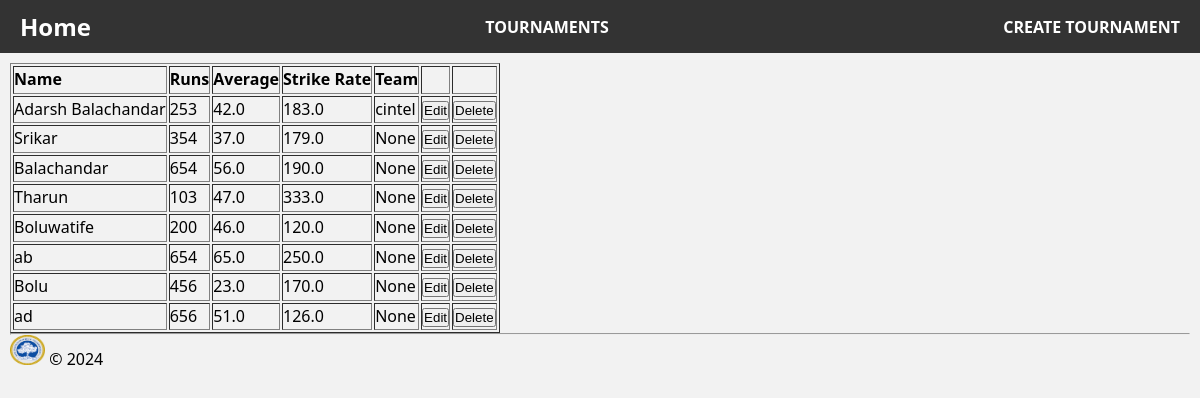
Page /list on the committed database.
### tables this page shows
CREATE TABLE Players (
    name TEXT,
    runs INTEGER,
    avg REAL,
    sr REAL
, team TEXT);

### app.py (the view)
@app.route('/list')
def list():
    con = sqlite3.connect("database.sqlite")
    con.row_factory = sqlite3.Row
    cur = con.cursor()
    cur.execute("SELECT rowid, * FROM Players")
    rows = cur.fetchall()
    con.close()
    return render_template("list.html", rows=rows)

### templates/list.html (shortened to what this page needs)
{% extends "layout.html" %}
{% block content %}
        <table border="1px">
            <thead>
                <td><strong>Name</strong></td>
                <td><strong>Runs</strong></td>
                <td><strong>Average</strong></td>
                <td><strong>Strike Rate</strong></td>
                <td><strong>Team</strong></td>
                <td></td>
                <td></td>
            </thead>
            {% for row in rows %}
            <tr>
                <td>{{ row["name"] }}</td>
                <td>{{ row["runs"] }}</td>
                <td>{{ row["avg"] }}</td>
                <td>{{ row["sr"] }}</td>
                <td>{{ row["team"] }}</td>
                <td><form action="{{url_for('edit')}}" method="POST"><input type="hidden" name="id" value="{{ row['rowid'] }}"><input type="submit" value="Edit"></form> </td>
                <td><form onsubmit="return confirm('Are you sure you want to DELETE this Player from the Database?');" action="{{url_for('delete')}}" method="POST"><input type="hidden" name="id" value="{{ row['rowid'] }}"><input type="submit" value="Delete"></form> </td>
            </tr>
            {% endfor %}
        </table>
{% endblock %}

### templates/layout.html (shortened to what this page needs)
<!DOCTYPE html>
<html>
    <head>
        <link rel="stylesheet" type="text/css" href="{{ url_for('static', filename='site.css')}}" />
    </head>
    <body>
        <div class="navbar">
            <a href="{{ url_for('home') }}" class="navbar-brand">Home</a>
            <a href="{{ url_for('tnmt')}}" class="navbar-item">Tournaments</a>
            <a href="{{ url_for('crt_tnmt')}}" class="navbar-item">Create Tournament</a>
        </div>
        <div class="body-content">
            {% block content %}
            {% endblock %}
            <hr/>
            <footer>
                <p><img src="{{ url_for('static', filename='logo.png')}}" width="35" height="30"> &copy; 2024</p>
            </footer>
        </div>
    </body>
</html>

### static/site.css (style rules this page uses)
* { margin: 0; padding: 0; box-sizing: border-box; }
body { display: flex; flex-direction: column; min-height: 100vh; font-family: 'Segoe UI', Tahoma, Geneva, Verdana, sans-serif; background-color: #f2f2f2; }
.navbar { background-color: #333; color: white; padding: 10px 20px; display: flex; justify-content: space-between; align-items: center; }
.navbar-brand { font-size: 1.5em; font-weight: 700; }
.navbar-item { margin-left: 20px; text-transform: uppercase; font-weight: bold; }
.navbar a { text-decoration: none; color: inherit; transition: color 0.3s; }
.body-content { padding: 10px; line-height: 1.6; }

### rows in the picture
Players: name "Adarsh Balachandar", runs "253", avg "42.0", sr "183.0", team "cintel"
Players: name "Srikar", runs "354", avg "37.0", sr "179.0", team "None"
Players: name "Balachandar", runs "654", avg "56.0", sr "190.0", team "None"
Players: name "Tharun", runs "103", avg "47.0", sr "333.0", team "None"
Players: name "Boluwatife", runs "200", avg "46.0", sr "120.0", team "None"
Players: name "ab", runs "654", avg "65.0", sr "250.0", team "None"
Players: name "Bolu", runs "456", avg "23.0", sr "170.0", team "None"
Players: name "ad", runs "656", avg "51.0", sr "126.0", team "None"
